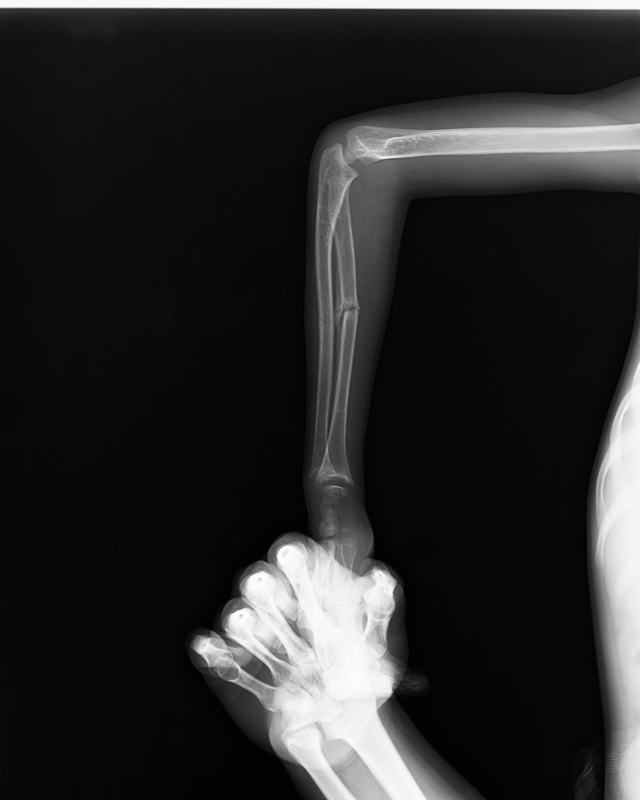
#> input picture ID003-xray.png, 1280 x 1600 px, found by its file name (shown at 1/2 size)
$ python analyze_image.py
#> lines starting #> are read from the running program, lines starting #| are printed output that depends on the picture; after the words box and inside, x2 and y2 are one past the last pixel; in counts of white or black regions, pixels touching at a corner belong together
"""
X-ray image processing pipeline for ID003-xray.png.
Generates intermediate visualizations for visual inspection.
Enhancements are for VISUALIZATION ONLY; the original pixel data is preserved
and all findings must be verified against the original image.
"""
import cv2
import numpy as np
import os

INPUT_PATH = "/home/ralph/projects/ufsc/pablo-xray-tests-claude/ID003-xray.png"
OUT_DIR = "/home/ralph/projects/ufsc/pablo-xray-tests-claude/ID003-xray_analysis"

os.makedirs(OUT_DIR, exist_ok=True)

# 1. Original
original = cv2.imread(INPUT_PATH, cv2.IMREAD_COLOR)
#> original is the input picture: shape (1600, 1280, 3); min 0, max 255, mean 42
if original is None:
    raise FileNotFoundError(f"Could not load image at {INPUT_PATH}")
cv2.imwrite(os.path.join(OUT_DIR, "01_original.png"), original)

# 2. Grayscale
gray = cv2.cvtColor(original, cv2.COLOR_BGR2GRAY)
cv2.imwrite(os.path.join(OUT_DIR, "02_grayscale.png"), gray)

# 3. Contrast enhanced (CLAHE - Contrast Limited Adaptive Histogram Equalization)
clahe = cv2.createCLAHE(clipLimit=3.0, tileGridSize=(8, 8))
contrast_enhanced = clahe.apply(gray)
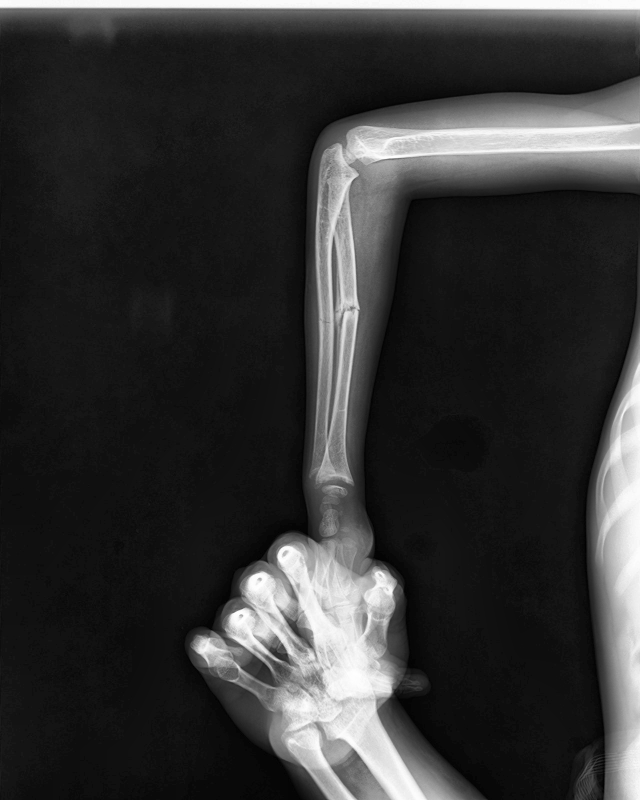
#> contrast_enhanced: shape (1600, 1280) (shown at 1/2 size); min 0, max 255, mean 52.5
cv2.imwrite(os.path.join(OUT_DIR, "03_contrast_enhanced.png"), contrast_enhanced)

# 4. Sharpened (unsharp mask on the contrast-enhanced image)
gaussian_blur = cv2.GaussianBlur(contrast_enhanced, (0, 0), sigmaX=3)
sharpened = cv2.addWeighted(contrast_enhanced, 1.8, gaussian_blur, -0.8, 0)
cv2.imwrite(os.path.join(OUT_DIR, "04_sharpened.png"), sharpened)

# 5. Edge enhanced (Canny edges overlaid on grayscale for cortical outline visualization)
blurred_for_edges = cv2.GaussianBlur(gray, (3, 3), 0)
edges = cv2.Canny(blurred_for_edges, 40, 120)
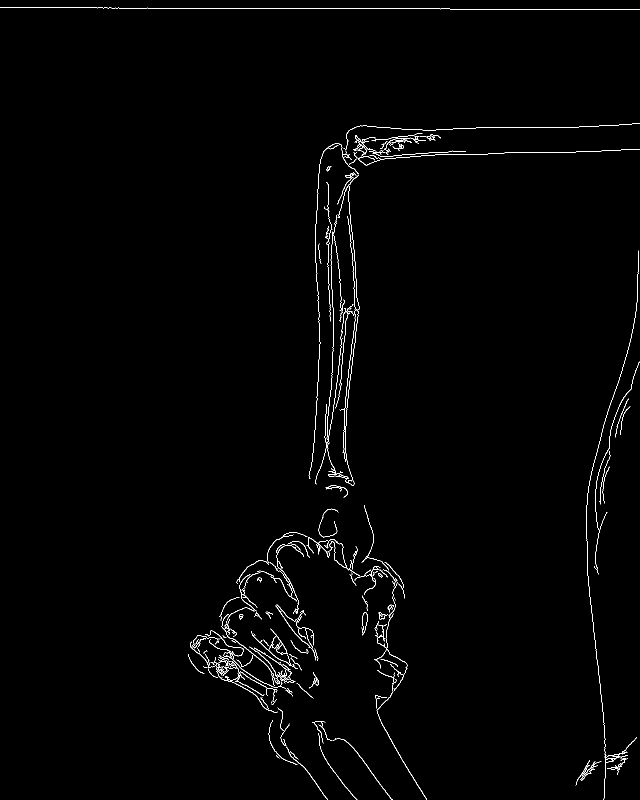
#> edges: shape (1600, 1280) (shown at 1/2 size); 0.99% white in thin lines or dots
edges_dilated = cv2.dilate(edges, np.ones((1, 1), np.uint8), iterations=1)
edge_overlay = cv2.cvtColor(gray, cv2.COLOR_GRAY2BGR)
edge_overlay[edges_dilated > 0] = [0, 0, 255]
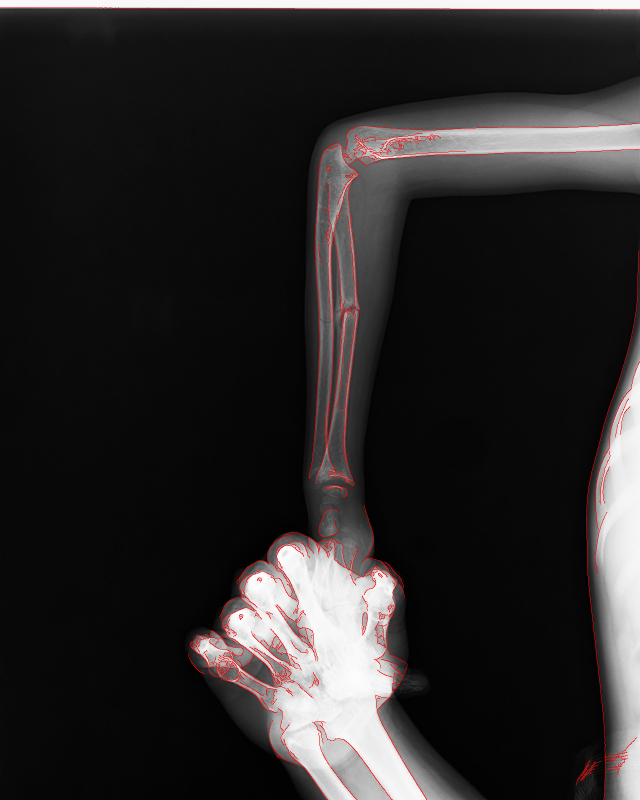
#> edge_overlay: shape (1600, 1280, 3) (shown at 1/2 size); 0.99% of pixels changed, all inside (x1, y1, x2, y2) = (0, 15, 1280, 1600)
cv2.imwrite(os.path.join(OUT_DIR, "05_edge_enhanced.png"), edge_overlay)

# 6. Zoom region 1: mid-forearm shaft (site of suspected lucent line on visual review)
h, w = gray.shape
#> h = 1600; w = 1280
# Forearm shaft region based on visual inspection of original (roughly x:55-63%, y:38-62%)
x1, x2 = int(w * 0.48), int(w * 0.62)
#> x1 = 614; x2 = 793
y1, y2 = int(h * 0.35), int(h * 0.65)
#> y1 = 560; y2 = 1040
zoom1_src = contrast_enhanced[y1:y2, x1:x2]
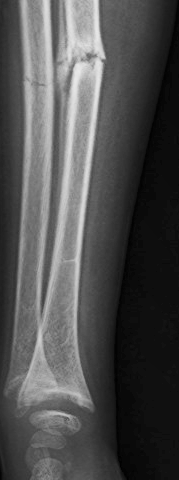
#> zoom1_src: shape (480, 179); min 0, max 232, mean 79.2
zoom1 = cv2.resize(zoom1_src, None, fx=3.0, fy=3.0, interpolation=cv2.INTER_CUBIC)
cv2.imwrite(os.path.join(OUT_DIR, "06_zoom_region_1.png"), zoom1)

# 7. Zoom region 2: elbow joint
x1b, x2b = int(w * 0.45), int(w * 0.75)
#> x1b = 576; x2b = 960
y1b, y2b = int(h * 0.12), int(h * 0.35)
#> y1b = 192; y2b = 560
zoom2_src = contrast_enhanced[y1b:y2b, x1b:x2b]
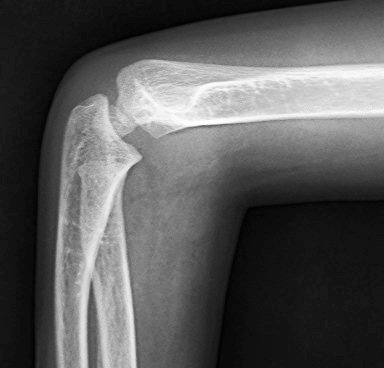
#> zoom2_src: shape (368, 384); min 2, max 254, mean 88.2
zoom2 = cv2.resize(zoom2_src, None, fx=3.0, fy=3.0, interpolation=cv2.INTER_CUBIC)
cv2.imwrite(os.path.join(OUT_DIR, "07_zoom_region_2.png"), zoom2)

# 8. Additional enhancement: zoom on hand region (assess motion blur / digit overlap)
x1c, x2c = int(w * 0.25), int(w * 0.68)
#> x1c = 320; x2c = 870
y1c, y2c = int(h * 0.68), int(h * 1.0)
#> y1c = 1088; y2c = 1600
zoom3_src = contrast_enhanced[y1c:y2c, x1c:x2c]
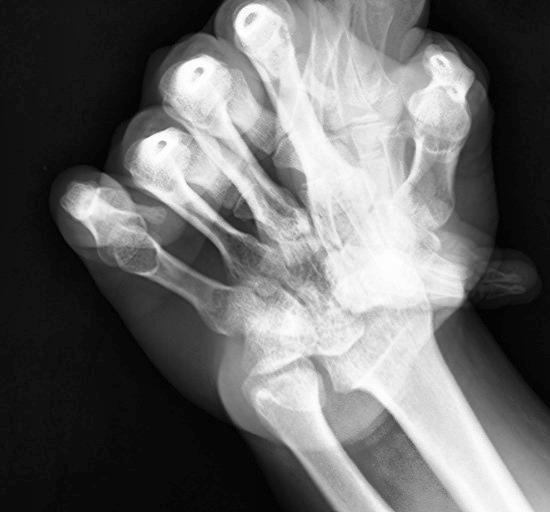
#> zoom3_src: shape (512, 550); min 0, max 255, mean 106.3
zoom3 = cv2.resize(zoom3_src, None, fx=2.0, fy=2.0, interpolation=cv2.INTER_CUBIC)
cv2.imwrite(os.path.join(OUT_DIR, "08_additional_enhancement.png"), zoom3)

print("All intermediate images generated successfully.")
for f in sorted(os.listdir(OUT_DIR)):
    if f.endswith(".png"):
        path = os.path.join(OUT_DIR, f)
        print(f"  {f}: {os.path.getsize(path)} bytes")

$ run again, with ID001-xray.png copied over ID003-xray.png
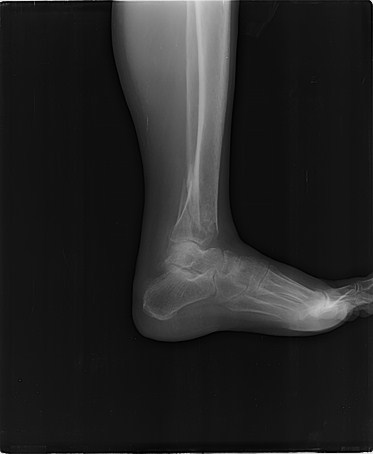
#> input picture ID001-xray.png, 373 x 454 px, found by its file name
#> original is the input picture: shape (454, 373, 3); min 0, max 237, mean 36.5
#> `edges = cv2.Canny(blurred_for_edges, 40, 120)`:
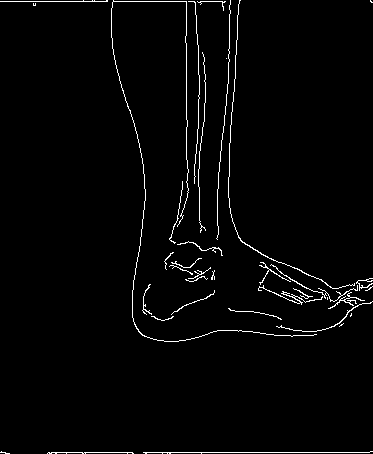
#> edges: shape (454, 373); 2.1% white in thin lines or dots
#> edge_overlay: shape (454, 373, 3); 2.11% of pixels changed, all inside (x1, y1, x2, y2) = (0, 0, 373, 454)
#> `zoom3_src = contrast_enhanced[y1c:y2c, x1c:x2c]`:
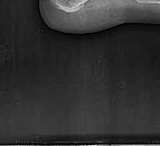
#> zoom3_src: shape (146, 160); min 1, max 219, mean 48.9

$ run again, with ID002-xray.png copied over ID003-xray.png
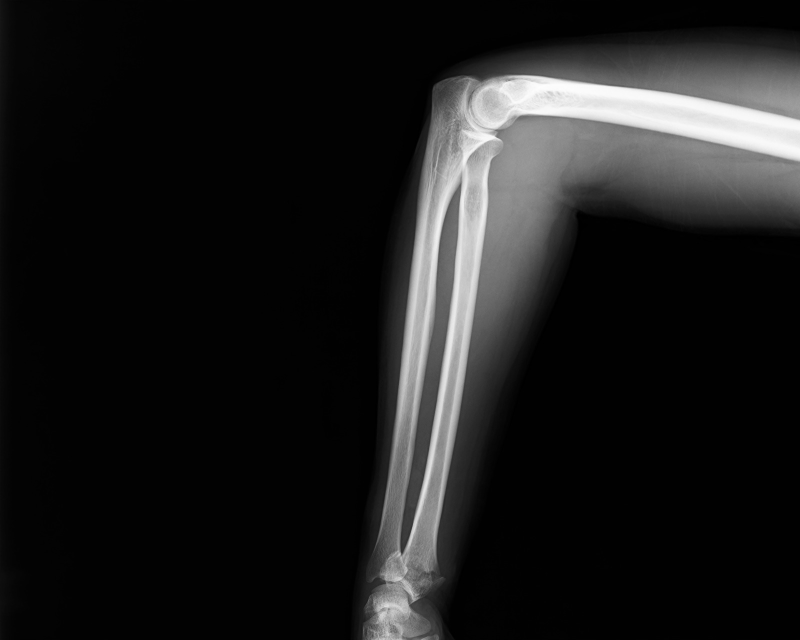
#> input picture ID002-xray.png, 1600 x 1280 px, found by its file name (shown at 1/2 size)
#> original is the input picture: shape (1280, 1600, 3); min 0, max 254, mean 28.3
#> `edges = cv2.Canny(blurred_for_edges, 40, 120)`:
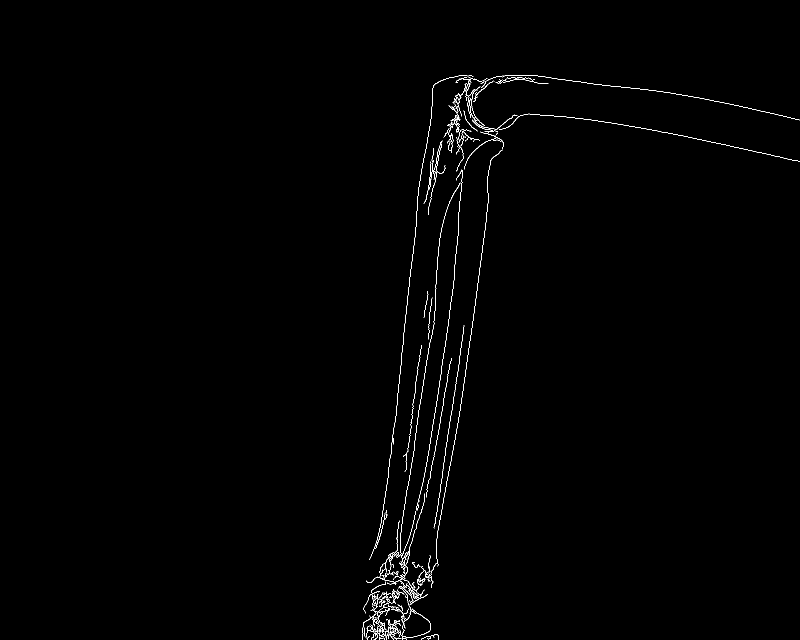
#> edges: shape (1280, 1600) (shown at 1/2 size); 0.59% white in thin lines or dots, all inside (x1, y1, x2, y2) = (724, 150, 1600, 1280)
#> edge_overlay: shape (1280, 1600, 3); 0.59% of pixels changed, all inside (x1, y1, x2, y2) = (724, 150, 1600, 1280)
#> `zoom3_src = contrast_enhanced[y1c:y2c, x1c:x2c]`:
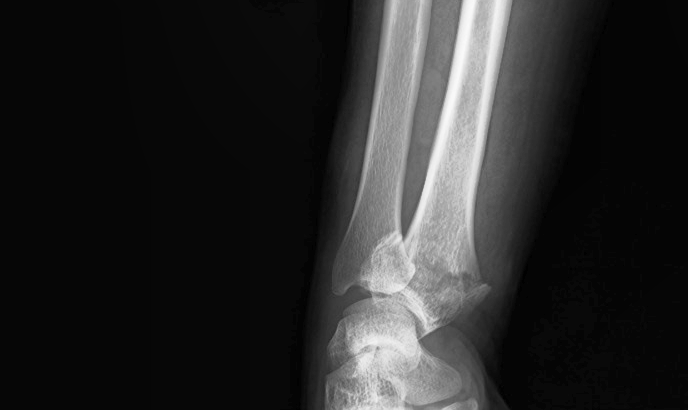
#> zoom3_src: shape (410, 688); min 0, max 249, mean 40.5
